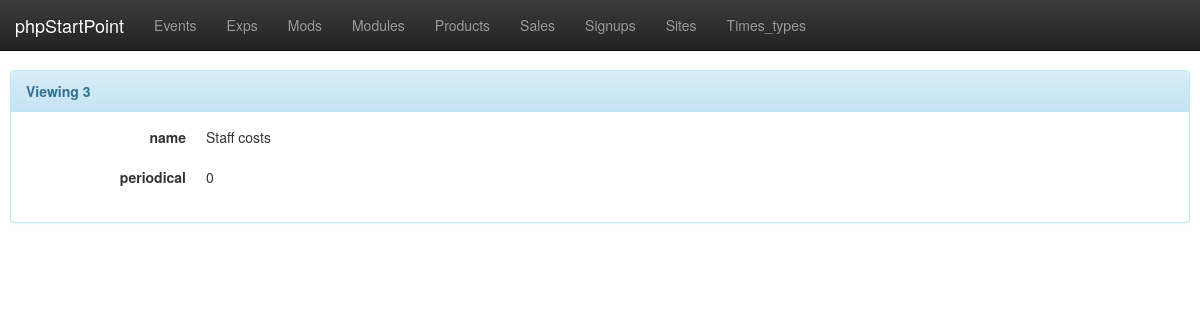
The app's page /pub/phpstartpoint/athcore/www/exps/view.php?id=3 with its own data.
### tables this page shows
CREATE TABLE `exps` (
  `expsid` INT unsigned NOT NULL AUTO_INCREMENT,
  `name` varchar(128) NOT NULL,
  `periodical` INT NOT NULL DEFAULT '0',
  PRIMARY KEY (`expsid`)
);

### php/lib/obj/Exps.php (called while the page is built, shortened)
<?php
class Exps
{
private $expsid;
private $name;
private $periodical;
	public function setExpsid($expsid)
	{
		$this->expsid = $expsid;
	}
	public function getExpsid()
	{
		return $this->expsid;
	}
	public function setName($name)
	{
		$this->name = $name;
	}
	public function getName()
	{
		return $this->name;
	}
	public function setPeriodical($periodical)
	{
		$this->periodical = $periodical;
	}
	public function getPeriodical()
	{
		return $this->periodical;
	}
	public function getAll()
	{
		$ret = array(
		'name'=>$this->getName(),
		'periodical'=>$this->getPeriodical());
		return $ret;
	}
	public function loadExps() {
		global $db;
		$res = $db->select('SELECT expsid,name,periodical FROM exps WHERE expsid=?', array($this->expsid), 'd');
	}
}
?>

### pub/phpstartpoint/athcore/lib/DB.php (called while the page is built, shortened)
<?php
class DB
    {
        public function __construct()
        {
            $config = parse_ini_file('/srv/ath/src/pub/phpstartpoint/athcore/etc/db.conf');
            $this->user = $config['dbuser'];
            $this->password = $config['dbpw'];
            $this->database = $config['db'];
            $this->host = $config['host'];
            $this->db = $this->connect();
        }
        protected function connect()
        {
            return new mysqli($this->host, $this->user, $this->password, $this->database);
        }
        public function select($query, $data, $format)
        {
            $stmt = $this->db->prepare($query);
            $stmt->execute();
            $result = $stmt->get_result();
            while ($row = $result->fetch_object()) {
                $results[] = $row;
            }
            return $results;
        }
    }
?>

### pub/phpstartpoint/athcore/www/exps/view.php (the view, shortened to what this page needs)
<?php
include "/srv/ath/src/pub/phpstartpoint/athcore/lib/DB.php";
$db = new DB();
include "/srv/ath/src/pub/phpstartpoint/athcore/lib/Exps.php";
include "/srv/ath/src/pub/phpstartpoint/athcore/tmpl/header.php";
?>
<?php
$exps = new Exps();
$exps->setExpsid($_GET['id']);
$exps->loadExps();
$all = $exps->getAll();
if (isset($all)) {
		   ?>
<div class="panel panel-info">
	<div class="panel-heading">
		<strong>Viewing <?php echo $exps->getExpsid();?></strong>
	</div>
	<div class="panel-body">
		<?php
    foreach ($all as $key => $value) {
        if (isset($value) && ($value != '')) {
            ?>
		    <dl class="dl-horizontal">
			<dt><?php echo $key;?></dt>
			<dd><?php echo $value;?></dd>
		</dl>
		    <?php
        }
    }
    ?>
	</div>
</div>
<?php
}else{
	?>
	<h2>No results found</h2>
	<?php
}
?>
<?php
include "/srv/ath/src/pub/phpstartpoint/athcore/tmpl/footer.php";
?>

### pub/phpstartpoint/athcore/www/css/sitestyle.css (style rules this page uses)
body { padding-top: 70px; padding-bottom: 30px; padding-left: 10px; padding-right: 10px; }

### records on screen
exps: expsid "3", name "Staff costs", periodical "0"

### other values on screen
$key "name"
$key "periodical"
